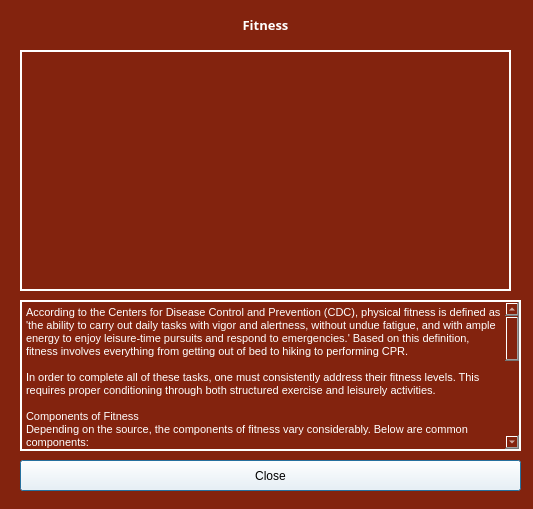
<?xml version="1.0" encoding="UTF-8"?>
<ui version="4.0">
 <class>Dialog</class>
 <widget class="QDialog" name="Dialog">
  <property name="geometry">
   <rect>
    <x>0</x>
    <y>0</y>
    <width>533</width>
    <height>509</height>
   </rect>
  </property>
  <property name="windowTitle">
   <string>Dialog</string>
  </property>
  <property name="styleSheet">
   <string notr="true">background-color: #83230E;
color: white;</string>
  </property>
  <widget class="QTextEdit" name="textEdit">
   <property name="geometry">
    <rect>
     <x>20</x>
     <y>300</y>
     <width>501</width>
     <height>151</height>
    </rect>
   </property>
   <property name="styleSheet">
    <string notr="true">border: 2px solid white</string>
   </property>
   <property name="readOnly">
    <bool>true</bool>
   </property>
   <property name="html">
    <string>&lt;!DOCTYPE HTML PUBLIC &quot;-//W3C//DTD HTML 4.0//EN&quot; &quot;http://www.w3.org/TR/REC-html40/strict.dtd&quot;&gt;
&lt;html&gt;&lt;head&gt;&lt;meta name=&quot;qrichtext&quot; content=&quot;1&quot; /&gt;&lt;style type=&quot;text/css&quot;&gt;
p, li { white-space: pre-wrap; }
&lt;/style&gt;&lt;/head&gt;&lt;body style=&quot; font-family:'MS Shell Dlg 2'; font-size:8.25pt; font-weight:400; font-style:normal;&quot;&gt;
&lt;p style=&quot; margin-top:0px; margin-bottom:0px; margin-left:0px; margin-right:0px; -qt-block-indent:0; text-indent:0px;&quot;&gt;According to the Centers for Disease Control and Prevention (CDC), physical fitness is defined as 'the ability to carry out daily tasks with vigor and alertness, without undue fatigue, and with ample energy to enjoy leisure-time pursuits and respond to emergencies.' Based on this definition, fitness involves everything from getting out of bed to hiking to performing CPR.&lt;/p&gt;
&lt;p style=&quot;-qt-paragraph-type:empty; margin-top:0px; margin-bottom:0px; margin-left:0px; margin-right:0px; -qt-block-indent:0; text-indent:0px;&quot;&gt;&lt;br /&gt;&lt;/p&gt;
&lt;p style=&quot; margin-top:0px; margin-bottom:0px; margin-left:0px; margin-right:0px; -qt-block-indent:0; text-indent:0px;&quot;&gt;In order to complete all of these tasks, one must consistently address their fitness levels. This requires proper conditioning through both structured exercise and leisurely activities.&lt;/p&gt;
&lt;p style=&quot;-qt-paragraph-type:empty; margin-top:0px; margin-bottom:0px; margin-left:0px; margin-right:0px; -qt-block-indent:0; text-indent:0px;&quot;&gt;&lt;br /&gt;&lt;/p&gt;
&lt;p style=&quot; margin-top:0px; margin-bottom:0px; margin-left:0px; margin-right:0px; -qt-block-indent:0; text-indent:0px;&quot;&gt;Components of Fitness&lt;/p&gt;
&lt;p style=&quot; margin-top:0px; margin-bottom:0px; margin-left:0px; margin-right:0px; -qt-block-indent:0; text-indent:0px;&quot;&gt;Depending on the source, the components of fitness vary considerably. Below are common components:&lt;/p&gt;
&lt;p style=&quot;-qt-paragraph-type:empty; margin-top:0px; margin-bottom:0px; margin-left:0px; margin-right:0px; -qt-block-indent:0; text-indent:0px;&quot;&gt;&lt;br /&gt;&lt;/p&gt;
&lt;p style=&quot; margin-top:0px; margin-bottom:0px; margin-left:0px; margin-right:0px; -qt-block-indent:0; text-indent:0px;&quot;&gt;Cardiorespiratory endurance - typically measured by how long or fast a person can perform an activity and how this impacts measurements such as heart rate and oxygen consumption.&lt;/p&gt;
&lt;p style=&quot; margin-top:0px; margin-bottom:0px; margin-left:0px; margin-right:0px; -qt-block-indent:0; text-indent:0px;&quot;&gt;Muscular endurance - typically measured by how many repetitions of an exercise a person can perform. Common tests involve push-ups and sit ups.&lt;/p&gt;
&lt;p style=&quot; margin-top:0px; margin-bottom:0px; margin-left:0px; margin-right:0px; -qt-block-indent:0; text-indent:0px;&quot;&gt;Muscular strength - typically measured by how much weight can be moved in relation to repetitions. Exercises involving multiple joints and muscle groups such as squats or bench press are often used.&lt;/p&gt;
&lt;p style=&quot; margin-top:0px; margin-bottom:0px; margin-left:0px; margin-right:0px; -qt-block-indent:0; text-indent:0px;&quot;&gt;Muscular power - typically measured by how much force can be generated during a given activity. Advanced equipment used by biomechanists are often needed to measure muscular power.&lt;/p&gt;
&lt;p style=&quot; margin-top:0px; margin-bottom:0px; margin-left:0px; margin-right:0px; -qt-block-indent:0; text-indent:0px;&quot;&gt;Flexibility - typically measured by how far a muscle group can be stretched or joint can be moved. The most common tests involve the hamstrings and shoulders.&lt;/p&gt;
&lt;p style=&quot; margin-top:0px; margin-bottom:0px; margin-left:0px; margin-right:0px; -qt-block-indent:0; text-indent:0px;&quot;&gt;Balance - typically measured by how long a particular position can be held with or without some type of activity being performed. Simple tests such as standing on one leg can be used to assess balance. More advanced tests may involve standing on an unsteady object while trying to catch a ball.&lt;/p&gt;
&lt;p style=&quot; margin-top:0px; margin-bottom:0px; margin-left:0px; margin-right:0px; -qt-block-indent:0; text-indent:0px;&quot;&gt;Speed - typically measured by how quickly an individual can move from one point to another. The 40-yard dash is often used to assess speed.&lt;/p&gt;&lt;/body&gt;&lt;/html&gt;</string>
   </property>
  </widget>
  <widget class="QLabel" name="photoLabel">
   <property name="geometry">
    <rect>
     <x>20</x>
     <y>50</y>
     <width>491</width>
     <height>241</height>
    </rect>
   </property>
   <property name="styleSheet">
    <string notr="true">border: 2px solid white</string>
   </property>
   <property name="text">
    <string/>
   </property>
  </widget>
  <widget class="QLabel" name="label_6">
   <property name="geometry">
    <rect>
     <x>20</x>
     <y>10</y>
     <width>491</width>
     <height>31</height>
    </rect>
   </property>
   <property name="font">
    <font>
     <family>Arial Black</family>
     <pointsize>10</pointsize>
     <weight>75</weight>
     <bold>true</bold>
    </font>
   </property>
   <property name="text">
    <string>&lt;html&gt;&lt;head/&gt;&lt;body&gt;&lt;p align=&quot;center&quot;&gt;Fitness&lt;/p&gt;&lt;/body&gt;&lt;/html&gt;</string>
   </property>
  </widget>
  <widget class="QPushButton" name="closeButton">
   <property name="geometry">
    <rect>
     <x>20</x>
     <y>460</y>
     <width>501</width>
     <height>31</height>
    </rect>
   </property>
   <property name="styleSheet">
    <string notr="true">background-color: white; color: black</string>
   </property>
   <property name="text">
    <string>Close</string>
   </property>
  </widget>
 </widget>
 <resources/>
 <connections/>
</ui>
